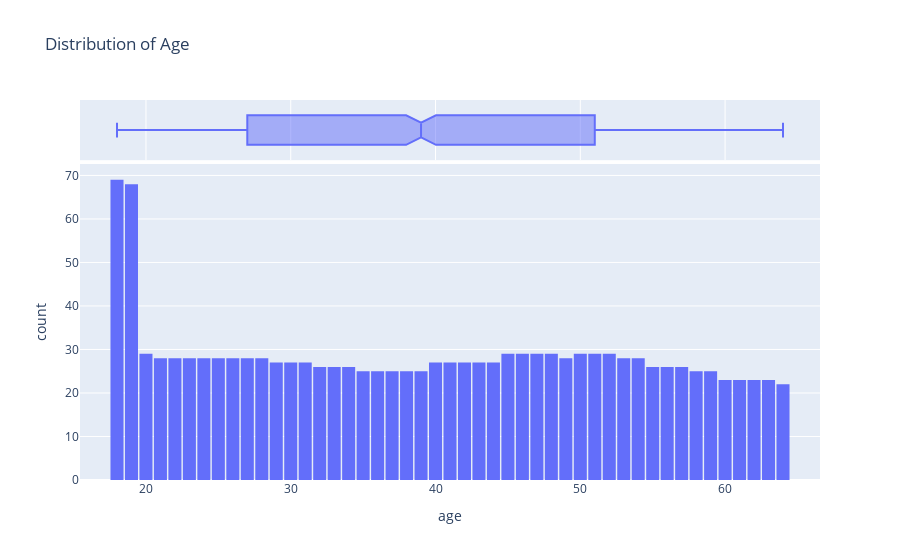
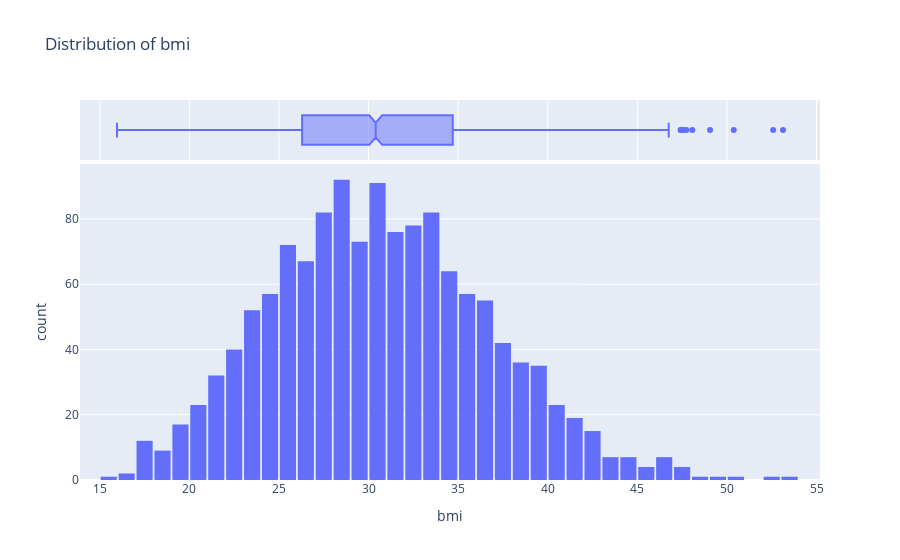
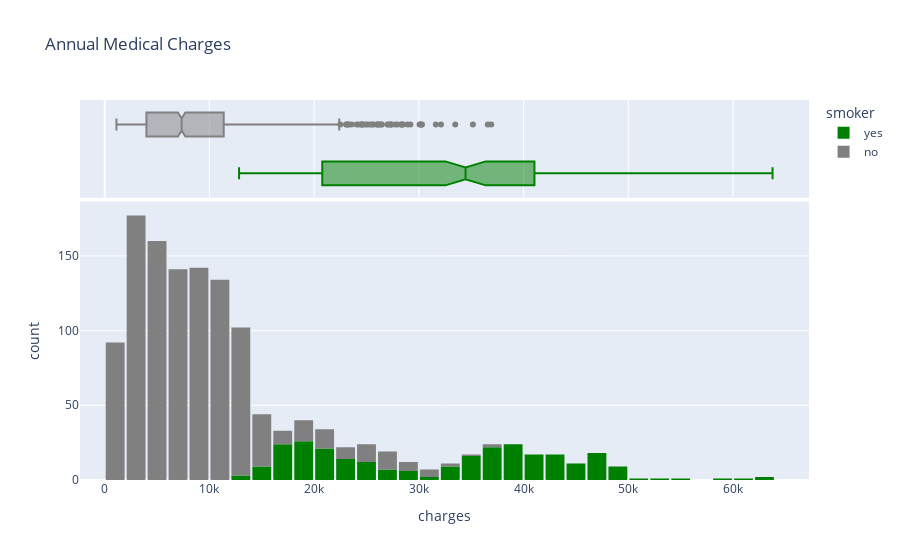
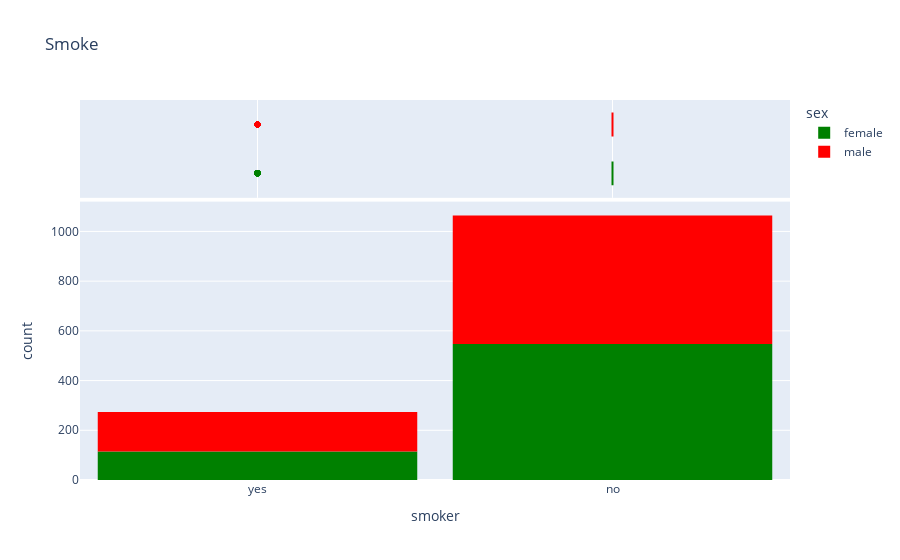

The code cell stored with these charts, in order, in its notebook:
### Code cell
from urllib.request import urlretrieve
import pandas as pd
import matplotlib.pyplot as plt
import plotly.express as px
import matplotlib
import seaborn as sns
from scipy import stats
from sklearn import linear_model
from sklearn.linear_model import LinearRegression

medical_charges_url = 'https://raw.githubusercontent.com/JovianML/opendatasets/master/data/medical-charges.csv'

urlretrieve(medical_charges_url,"medical.csv")

medical_df=pd.read_csv("medical.csv")

print(medical_df.describe())


#Age distribution
fig = px.histogram(medical_df, 
                   x='age', 
                   marginal='box', 
                   nbins=47, 
                   title='Distribution of Age')
fig.update_layout(bargap=0.1)
fig.show()

#body mass Index
fig1 = px.histogram(medical_df, 
                   x='bmi', 
                   marginal='box', 
                   nbins=47, 
                   title='Distribution of bmi')
fig1.update_layout(bargap=0.1)
fig1.show()

#charges distribution over smoker and non smoker
fig2 = px.histogram(medical_df, 
                   x='charges', 
                   marginal='box', 
                   color='smoker', 
                   color_discrete_sequence=['green', 'grey'], 
                   title='Annual Medical Charges')
fig2.update_layout(bargap=0.1)
fig2.show()
#Smoking distribution over gender
fig3 = px.histogram(medical_df, 
                   x='smoker', 
                    color='sex',
                   marginal='box', 
                   color_discrete_sequence=['green','red'], 
                   title='Smoke')
fig3.update_layout(bargap=0.1)
fig3.show()
#sum of charges distribution over regions
fig4 =px.histogram(medical_df,
                 x='region', 
                 y='charges',
                 color='sex',
                 marginal='box',
                 color_discrete_sequence=['green','grey'], 
                 title='age vs charges')
fig4.update_layout(bargap=0.1)
fig4.show()
#charges distribution over age
fig5 =px.scatter(medical_df,
                 x='age', 
                 y='charges',
                 color='smoker',
                 opacity=0.8,
                 hover_data=['sex'],
                 color_discrete_sequence=['green','yellow'], 
                 title='age vs charges')
fig5.update_traces(marker_size=5)
fig5.show()

#prediction over non-smoker
smoker_values = {'no': 0, 'yes': 1}
smoker_numeric = medical_df.smoker.map(smoker_values)
medical_df.charges.corr(smoker_numeric)
non_smoker_df = medical_df[medical_df.smoker == 'no']

inputs, targets = non_smoker_df[['age','bmi']], non_smoker_df['charges']
# Create and train the model
model = LinearRegression().fit(inputs, targets)

# Generate predictions
predictions_nonsmoker = model.predict([[30,60]])
print(predictions_nonsmoker)

#3d model for multi linear regression
fig = px.scatter_3d(non_smoker_df, x='age', y='bmi', z='charges')
fig.update_traces(marker_size=3, marker_opacity=0.5)
fig.show()


#prediction for smoker
smoker_df = medical_df[medical_df.smoker == 'yes']
inputs, targets = smoker_df[['age','bmi']], smoker_df['charges']
# Create and train the model
model = LinearRegression().fit(inputs, targets)
# Generate predictions
predictions_smoker = model.predict([[30,60]])
print(predictions_smoker)

#prediction for male and female:

gender_values = {'male': 0, 'female': 1}
gender_numeric = medical_df.sex.map(gender_values)
medical_df.charges.corr(gender_numeric)
gender_df = medical_df[medical_df.sex == 'male']


input,target=gender_df[['age','bmi']],gender_df['charges']

model = LinearRegression().fit(input, target)
predictions_male = model.predict([[30,60]])
print(predictions_male)


gender_values = {'female': 0, 'female': 1}
gender_numeric = medical_df.sex.map(gender_values)
medical_df.charges.corr(gender_numeric)
gender_df = medical_df[medical_df.sex == 'female']


input,target=gender_df[['age','bmi']],gender_df['charges']

model = LinearRegression().fit(input, target)
predictions_female = model.predict([[30,60]])
print(predictions_female)

### Figure 1 — Plotly figure (JSON) as saved in the notebook; plotly's stock layout.template omitted (floating-point values rounded to 4 significant figures; data arrays with more than 128 entries replaced by an {"elided": "..."} marker saying what was removed)
{"data": [{"alignmentgroup": "True", "bingroup": "x", "hovertemplate": "age=%{x}<br>count=%{y}<extra></extra>", "legendgroup": "", "marker": {"color": "#636efa", "pattern": {"shape": ""}}, "name": "", "nbinsx": 47, "offsetgroup": "", "orientation": "v", "showlegend": false, "type": "histogram", "x": {"elided": "1338 int values"}, "xaxis": "x", "yaxis": "y"}, {"alignmentgroup": "True", "hovertemplate": "age=%{x}<extra></extra>", "legendgroup": "", "marker": {"color": "#636efa"}, "name": "", "notched": true, "offsetgroup": "", "showlegend": false, "type": "box", "x": {"elided": "1338 int values"}, "xaxis": "x2", "yaxis": "y2"}], "layout": {"autosize": true, "bargap": 0.1, "barmode": "relative", "dragmode": "zoom", "legend": {"tracegroupgap": 0}, "title": {"text": "Distribution of Age"}, "xaxis": {"anchor": "y", "autorange": true, "domain": [0, 1], "range": [15.44, 66.56], "title": {"text": "age"}, "type": "linear"}, "xaxis2": {"anchor": "y2", "autorange": true, "domain": [0, 1], "matches": "x", "range": [15.44, 66.56], "showgrid": true, "showticklabels": false, "type": "linear"}, "yaxis": {"anchor": "x", "autorange": true, "domain": [0, 0.8316], "range": [0, 72.63], "title": {"text": "count"}}, "yaxis2": {"anchor": "x2", "autorange": true, "domain": [0.8416, 1], "matches": "y2", "range": [-0.5, 0.5], "showgrid": false, "showline": false, "showticklabels": false, "ticks": "", "type": "category"}}}

### Figure 2 — Plotly figure (JSON) as saved in the notebook; plotly's stock layout.template omitted (floating-point values rounded to 4 significant figures; data arrays with more than 128 entries replaced by an {"elided": "..."} marker saying what was removed)
{"data": [{"alignmentgroup": "True", "bingroup": "x", "hovertemplate": "bmi=%{x}<br>count=%{y}<extra></extra>", "legendgroup": "", "marker": {"color": "#636efa", "pattern": {"shape": ""}}, "name": "", "nbinsx": 47, "offsetgroup": "", "orientation": "v", "showlegend": false, "type": "histogram", "x": {"elided": "1338 float values"}, "xaxis": "x", "yaxis": "y"}, {"alignmentgroup": "True", "hovertemplate": "bmi=%{x}<extra></extra>", "legendgroup": "", "marker": {"color": "#636efa"}, "name": "", "notched": true, "offsetgroup": "", "showlegend": false, "type": "box", "x": {"elided": "1338 float values"}, "xaxis": "x2", "yaxis": "y2"}], "layout": {"autosize": true, "bargap": 0.1, "barmode": "relative", "legend": {"tracegroupgap": 0}, "title": {"text": "Distribution of bmi"}, "xaxis": {"anchor": "y", "autorange": true, "domain": [0, 1], "range": [13.89, 55.2], "title": {"text": "bmi"}, "type": "linear"}, "xaxis2": {"anchor": "y2", "autorange": true, "domain": [0, 1], "matches": "x", "range": [13.89, 55.2], "showgrid": true, "showticklabels": false, "type": "linear"}, "yaxis": {"anchor": "x", "autorange": true, "domain": [0, 0.8316], "range": [0, 96.84], "title": {"text": "count"}}, "yaxis2": {"anchor": "x2", "autorange": true, "domain": [0.8416, 1], "matches": "y2", "range": [-0.5, 0.5], "showgrid": false, "showline": false, "showticklabels": false, "ticks": "", "type": "category"}}}

### Figure 3 — Plotly figure (JSON) as saved in the notebook; plotly's stock layout.template omitted (floating-point values rounded to 4 significant figures; data arrays with more than 128 entries replaced by an {"elided": "..."} marker saying what was removed)
{"data": [{"alignmentgroup": "True", "bingroup": "x", "hovertemplate": "smoker=yes<br>charges=%{x}<br>count=%{y}<extra></extra>", "legendgroup": "yes", "marker": {"color": "green", "pattern": {"shape": ""}}, "name": "yes", "offsetgroup": "yes", "orientation": "v", "showlegend": true, "type": "histogram", "x": {"elided": "274 float values"}, "xaxis": "x", "yaxis": "y"}, {"alignmentgroup": "True", "hovertemplate": "smoker=yes<br>charges=%{x}<extra></extra>", "legendgroup": "yes", "marker": {"color": "green"}, "name": "yes", "notched": true, "offsetgroup": "yes", "showlegend": false, "type": "box", "x": {"elided": "274 float values"}, "xaxis": "x2", "yaxis": "y2"}, {"alignmentgroup": "True", "bingroup": "x", "hovertemplate": "smoker=no<br>charges=%{x}<br>count=%{y}<extra></extra>", "legendgroup": "no", "marker": {"color": "grey", "pattern": {"shape": ""}}, "name": "no", "offsetgroup": "no", "orientation": "v", "showlegend": true, "type": "histogram", "x": {"elided": "1064 float values"}, "xaxis": "x", "yaxis": "y"}, {"alignmentgroup": "True", "hovertemplate": "smoker=no<br>charges=%{x}<extra></extra>", "legendgroup": "no", "marker": {"color": "grey"}, "name": "no", "notched": true, "offsetgroup": "no", "showlegend": false, "type": "box", "x": {"elided": "1064 float values"}, "xaxis": "x2", "yaxis": "y2"}], "layout": {"autosize": true, "bargap": 0.1, "barmode": "relative", "legend": {"title": {"text": "smoker"}, "tracegroupgap": 0}, "title": {"text": "Annual Medical Charges"}, "xaxis": {"anchor": "y", "autorange": true, "domain": [0, 1], "range": [-2359.0, 67250.0], "title": {"text": "charges"}, "type": "linear"}, "xaxis2": {"anchor": "y2", "autorange": true, "domain": [0, 1], "matches": "x", "range": [-2359.0, 67250.0], "showgrid": true, "showticklabels": false, "type": "linear"}, "yaxis": {"anchor": "x", "autorange": true, "domain": [0, 0.7326], "range": [0, 186.3], "title": {"text": "count"}}, "yaxis2": {"anchor": "x2", "autorange": true, "domain": [0.7426, 1], "matches": "y2", "range": [-0.5, 1.5], "showgrid": false, "showline": false, "showticklabels": false, "ticks": "", "type": "category"}}}

### Figure 4 — Plotly figure (JSON) as saved in the notebook; plotly's stock layout.template omitted (floating-point values rounded to 4 significant figures; data arrays with more than 128 entries replaced by an {"elided": "..."} marker saying what was removed)
{"data": [{"alignmentgroup": "True", "bingroup": "x", "hovertemplate": "sex=female<br>smoker=%{x}<br>count=%{y}<extra></extra>", "legendgroup": "female", "marker": {"color": "green", "pattern": {"shape": ""}}, "name": "female", "offsetgroup": "female", "orientation": "v", "showlegend": true, "type": "histogram", "x": {"elided": "662 str values"}, "xaxis": "x", "yaxis": "y"}, {"alignmentgroup": "True", "hovertemplate": "sex=female<br>smoker=%{x}<extra></extra>", "legendgroup": "female", "marker": {"color": "green"}, "name": "female", "notched": true, "offsetgroup": "female", "showlegend": false, "type": "box", "x": {"elided": "662 str values"}, "xaxis": "x2", "yaxis": "y2"}, {"alignmentgroup": "True", "bingroup": "x", "hovertemplate": "sex=male<br>smoker=%{x}<br>count=%{y}<extra></extra>", "legendgroup": "male", "marker": {"color": "red", "pattern": {"shape": ""}}, "name": "male", "offsetgroup": "male", "orientation": "v", "showlegend": true, "type": "histogram", "x": {"elided": "676 str values"}, "xaxis": "x", "yaxis": "y"}, {"alignmentgroup": "True", "hovertemplate": "sex=male<br>smoker=%{x}<extra></extra>", "legendgroup": "male", "marker": {"color": "red"}, "name": "male", "notched": true, "offsetgroup": "male", "showlegend": false, "type": "box", "x": {"elided": "676 str values"}, "xaxis": "x2", "yaxis": "y2"}], "layout": {"autosize": true, "bargap": 0.1, "barmode": "relative", "legend": {"title": {"text": "sex"}, "tracegroupgap": 0}, "title": {"text": "Smoke"}, "xaxis": {"anchor": "y", "autorange": true, "domain": [0, 1], "range": [-0.5, 1.5], "title": {"text": "smoker"}, "type": "category"}, "xaxis2": {"anchor": "y2", "autorange": true, "domain": [0, 1], "matches": "x", "range": [-0.5, 1.5], "showgrid": true, "showticklabels": false, "type": "category"}, "yaxis": {"anchor": "x", "autorange": true, "domain": [0, 0.7326], "range": [0, 1120], "title": {"text": "count"}}, "yaxis2": {"anchor": "x2", "autorange": true, "domain": [0.7426, 1], "matches": "y2", "range": [-0.5, 1.5], "showgrid": false, "showline": false, "showticklabels": false, "ticks": "", "type": "category"}}}
